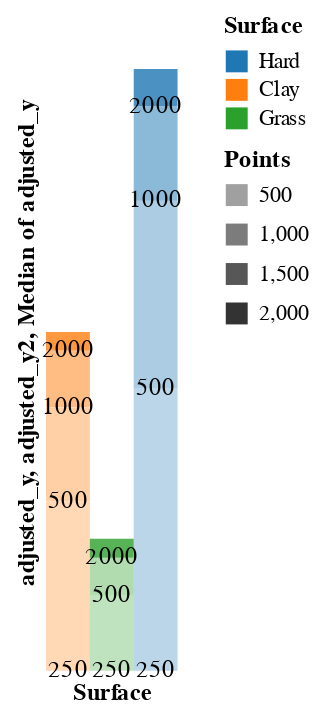

Express this chart as Vega-Lite.
### Vega-Lite specification from a JSON file in a GitHub repository (floating-point values rounded to 4 significant figures)
{"$schema": "https://vega.github.io/schema/vega-lite/v5.json", "data": {"values": [{"Surface": "Hard", "Points": 250, "Tournaments": 15}, {"Surface": "Hard", "Points": 500, "Tournaments": 10}, {"Surface": "Hard", "Points": 1000, "Tournaments": 5}, {"Surface": "Hard", "Points": 2000, "Tournaments": 2}, {"Surface": "Clay", "Points": 250, "Tournaments": 9}, {"Surface": "Clay", "Points": 500, "Tournaments": 5}, {"Surface": "Clay", "Points": 1000, "Tournaments": 3}, {"Surface": "Clay", "Points": 2000, "Tournaments": 1}, {"Surface": "Grass", "Points": 250, "Tournaments": 4}, {"Surface": "Grass", "Points": 500, "Tournaments": 2}, {"Surface": "Grass", "Points": 2000, "Tournaments": 1}]}, "transform": [{"stack": "Tournaments", "groupby": ["Surface"], "as": ["y", "y2"]}, {"window": [{"op": "rank", "as": "rank"}], "groupby": ["Surface"]}, {"calculate": "datum.y + (datum.rank - 1) * 0.01", "as": "adjusted_y"}, {"calculate": "datum.y2 + (datum.rank - 1) * 0.01", "as": "adjusted_y2"}], "vconcat": [{"layer": [{"mark": "rect", "encoding": {"x": {"field": "Surface", "type": "nominal", "title": "Surface"}, "y": {"field": "adjusted_y", "type": "quantitative"}, "y2": {"field": "adjusted_y2"}, "color": {"field": "Surface", "type": "nominal", "scale": {"domain": ["Hard", "Clay", "Grass"], "range": ["#1f77b4", "#ff7f0e", "#2ca02c"]}}, "opacity": {"field": "Points", "type": "quantitative"}, "tooltip": [{"field": "Surface", "type": "nominal"}, {"field": "Points", "type": "quantitative"}, {"field": "Tournaments", "type": "quantitative"}]}}, {"mark": "text", "encoding": {"x": {"field": "Surface", "type": "nominal"}, "y": {"aggregate": "median", "field": "adjusted_y", "type": "quantitative", "offset": -10}, "text": {"field": "Points", "type": "quantitative"}, "color": {"value": "black"}, "align": {"value": "center"}, "fontWeight": {"value": "bold"}}}]}], "config": {"view": {"stroke": "transparent"}, "axis": {"domain": false, "ticks": false, "labels": false, "grid": false}}}
